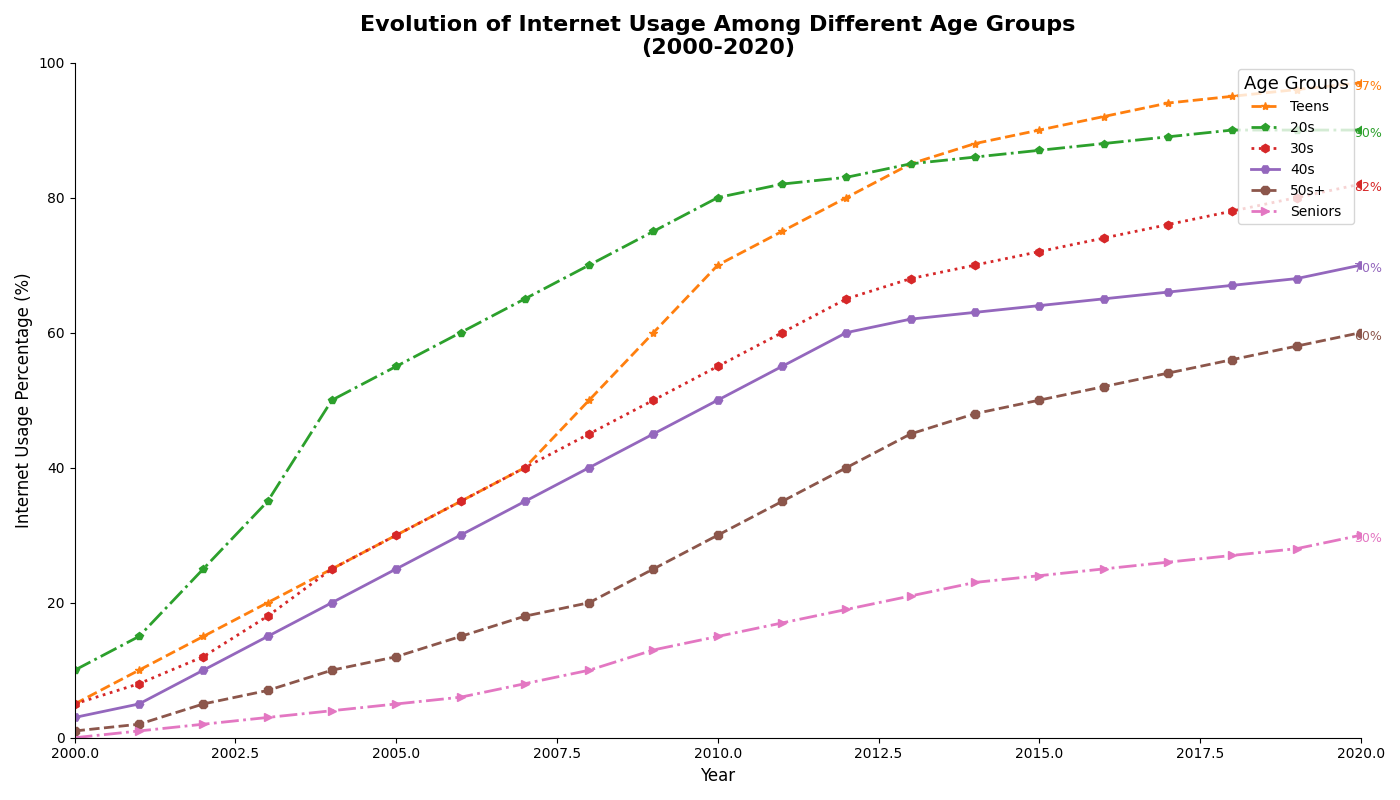

The script that drew this image:
import matplotlib.pyplot as plt
import numpy as np

years = np.arange(2000, 2021)
age_groups = ["Teens", "20s", "30s", "40s", "50s+", "Seniors"]

teens = [5, 10, 15, 20, 25, 30, 35, 40, 50, 60, 70, 75, 80, 85, 88, 90, 92, 94, 95, 96, 97]
twenties = [10, 15, 25, 35, 50, 55, 60, 65, 70, 75, 80, 82, 83, 85, 86, 87, 88, 89, 90, 90, 90]
thirties = [5, 8, 12, 18, 25, 30, 35, 40, 45, 50, 55, 60, 65, 68, 70, 72, 74, 76, 78, 80, 82]
forties = [3, 5, 10, 15, 20, 25, 30, 35, 40, 45, 50, 55, 60, 62, 63, 64, 65, 66, 67, 68, 70]
fifties_plus = [1, 2, 5, 7, 10, 12, 15, 18, 20, 25, 30, 35, 40, 45, 48, 50, 52, 54, 56, 58, 60]
seniors = [0, 1, 2, 3, 4, 5, 6, 8, 10, 13, 15, 17, 19, 21, 23, 24, 25, 26, 27, 28, 30]

fig, ax = plt.subplots(figsize=(14, 8))

colors = ['#ff7f0e', '#2ca02c', '#d62728', '#9467bd', '#8c564b', '#e377c2']
markers = ['*', 'p', 'h', 'H', '8', '>']
linestyles = ['--', '-.', ':', '-', '--', '-.']

for data, name, color, marker, ls in zip(
        [teens, twenties, thirties, forties, fifties_plus, seniors], 
        age_groups, colors, markers, linestyles):
    ax.plot(years, data, label=name, color=color, marker=marker, linewidth=2, linestyle=ls)
    ax.annotate(
        f'{data[-1]}%', xy=(years[-1], data[-1]), xytext=(5, -5), textcoords='offset points', 
        ha='center', fontsize=9, color=color)

ax.set_title('Evolution of Internet Usage Among Different Age Groups\n(2000-2020)', fontsize=16, fontweight='bold')
ax.set_xlabel('Year', fontsize=12)
ax.set_ylabel('Internet Usage Percentage (%)', fontsize=12)

ax.legend(title='Age Groups', title_fontsize='13', loc='upper right', frameon=True)
ax.grid(False)

ax.spines['top'].set_visible(False)
ax.spines['right'].set_visible(False)

ax.set_xlim(2000, 2020)
ax.set_ylim(0, 100)

plt.tight_layout()

plt.show()
